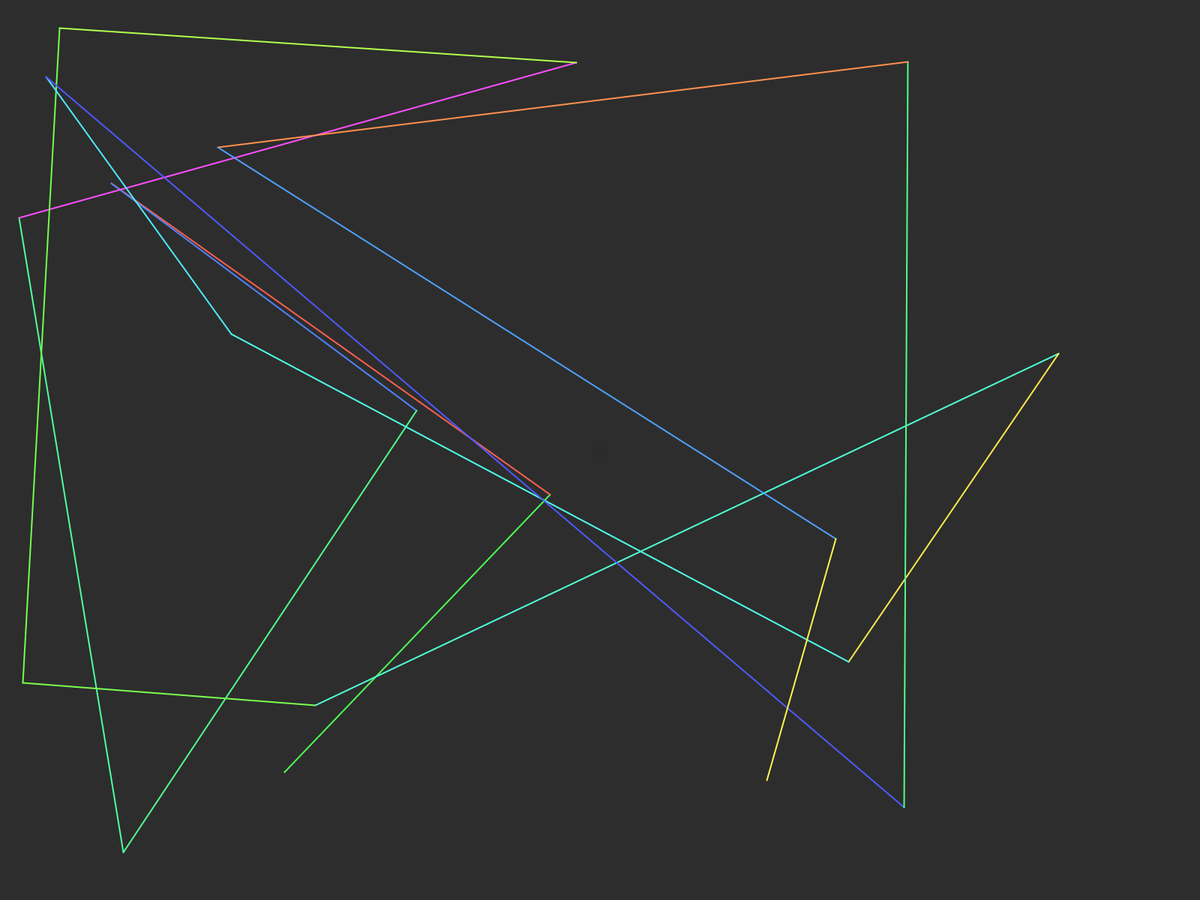
Frame 1 (no input)
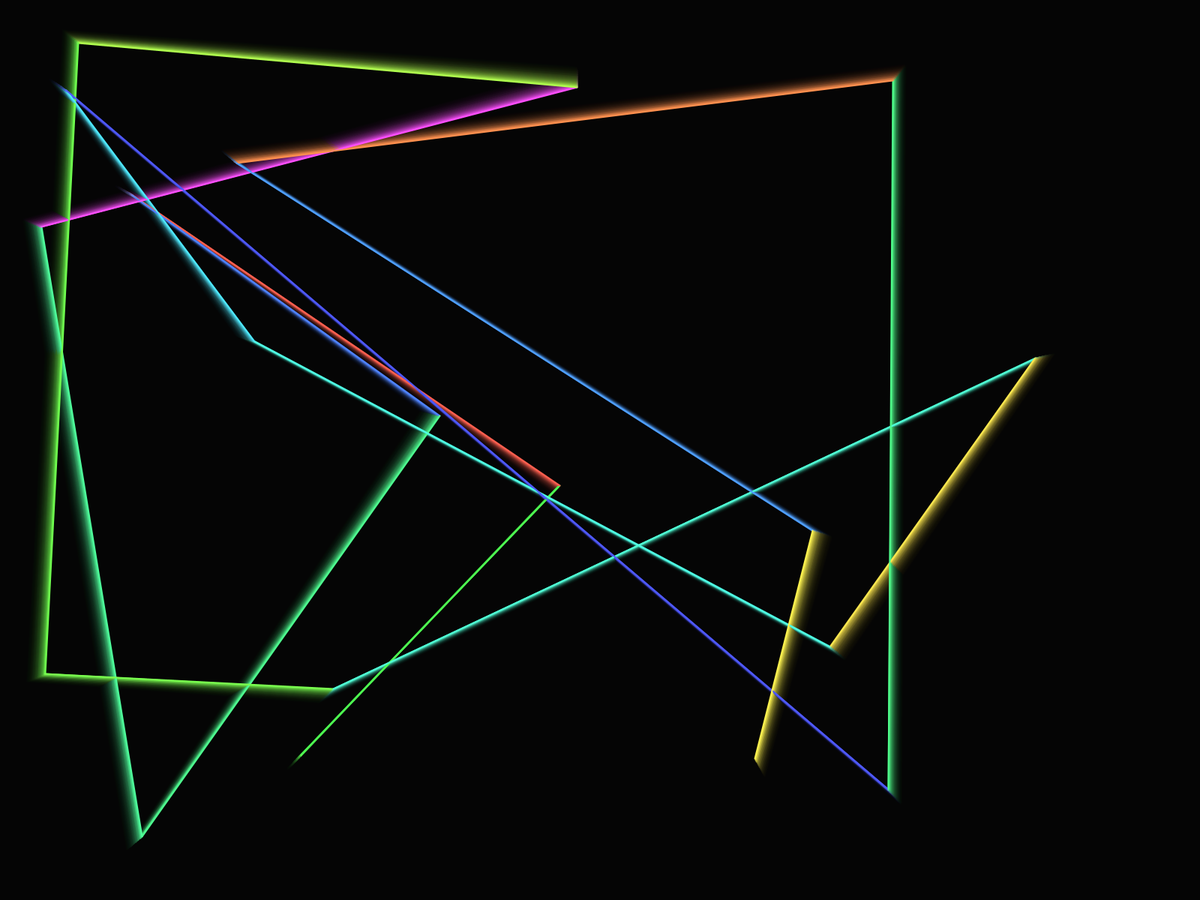
Frame 60 (the mouse pressed at the canvas centre just before this capture)
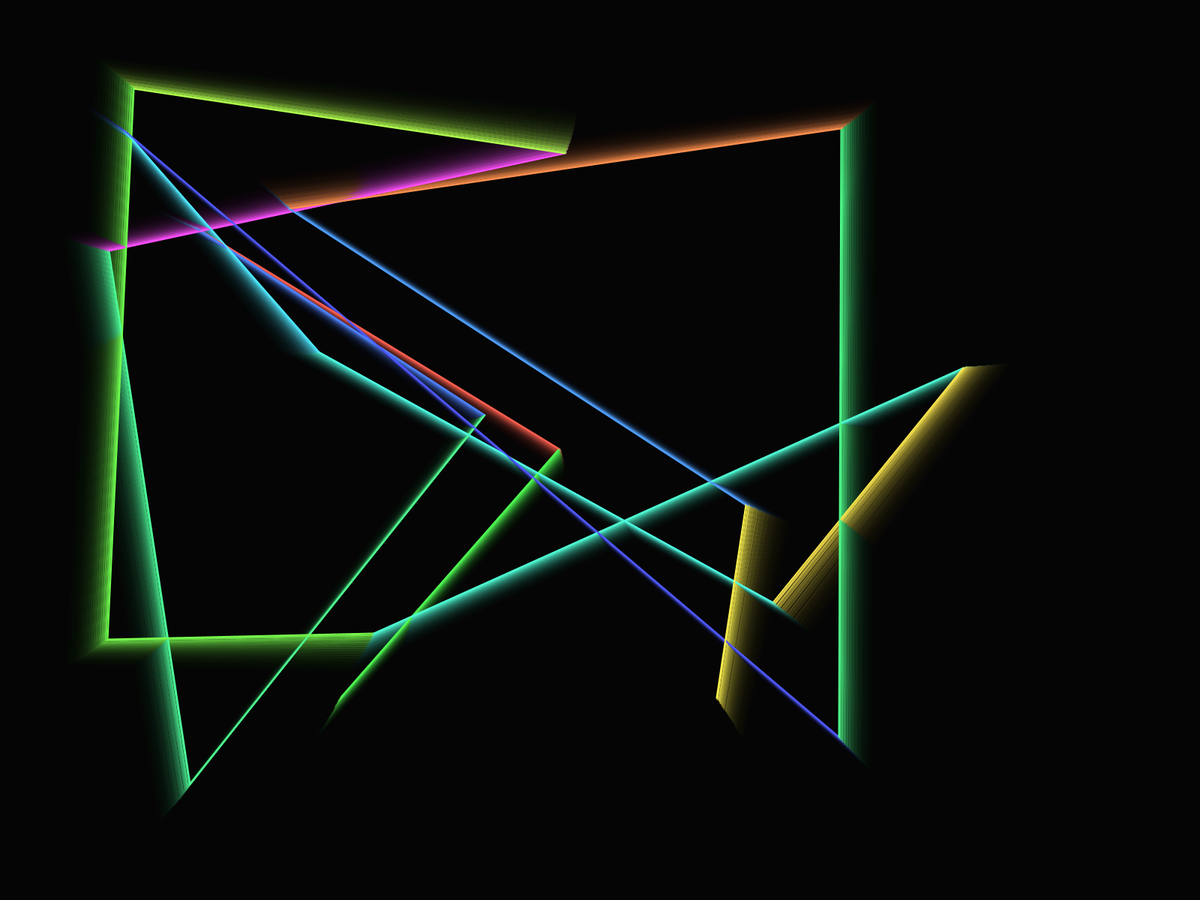
Frame 120 (the mouse held since frame 60 and released just before this capture)

The Processing sketch that drew these frames (run headless with seeded random() and noise(); from frame 60 on, the mouse is pressed at the canvas centre):

// Processing sketch: attractor_art
// ── attractor_art.pde
Attractor att;
Mover[] m = new Mover[20];

float time;
int timer;

void setup() {
  //size(900,900);
  fullScreen();
  background(50);
  
  att = new Attractor();
  
  for(int i = 0; i < m.length; i++) {
    m[i] = new Mover();
  }
  
  time = 0;
  timer = 1;
}

void draw() {
  bg();
  
  for(int i = 1; i < m.length; i++) {
    m[i].applyForce(att.attraction(1,m[i]));
    //m[i].update();
    if(i > 1){
      m[i].update(m[i-1]);
    } else { m[i].update(); }
    m[i].edge(4);
    //m[i].displayC();
    m[i].displayL();
  }
  
  att.applyForce(att.perlin(time));
  att.update();
  //att.rJump(timer);
  att.edge(4);
  att.display();
  
  time += 0.1;
  timer ++;
  
}

void bg() {
  push();
  noStroke();
  fill(0,25);
  rect(0,0,width,height);
  pop();
}

// ── Attractor.pde
class Attractor {
  
  PVector location;
  PVector velocity;
  PVector acceleration;
  
  float mass;
  float maxSpeed;
  
  Attractor() {
    location = new PVector(width/2,height/2);
    velocity = new PVector();
    acceleration = new PVector();
    
    mass = 100;
    maxSpeed = 10;
  }
  
  void display() {
    push();
    noStroke();
    fill(0,10);
    circle(location.x,location.y,25);
    pop();
  }
  
  void update() {
    velocity.add(acceleration);
    velocity.limit(maxSpeed);
    location.add(velocity);
    acceleration.mult(0);
  }
  
  void rJump(float time) {
    if((time%560) == 0) {
      println(time, time%120);
      location.set(random(width),random(height));
    }
  }
  
  void applyForce(PVector force) {
    PVector a = PVector.div(force,mass);
    acceleration.add(force);
  }
  
  PVector perlin(float time) {
    PVector force = new PVector(map(noise(time),0,1,-1,1),map(noise(time+1000),0,1,-1,1));
    return force;
  }
  
  PVector attraction(float g, Mover m) {
    PVector force =  PVector.sub(location,m.location);
    float distance = force.mag();
    distance = constrain(distance,mass,75);
    force.normalize();
    float strength = (g * m.mass * mass)/(distance * distance);
    
    return force.mult(strength);
  }
  
  void edge(int i) {
    switch(i) {
      default:
        if(location.x < 0) {
          location.x = width;
        } else if(location.x > width) {
          location.x = 0;
        }
        
        if(location.y < 0) {
          location.y = height;
        } else if(location.y > height) {
          location.y = 0;
        }
      case 2:
        if(location.x < 0) {
          location.x = 0;
        } else if(location.x > width) {
          location.x = width;
        }
        
        if(location.y < 0) {
          location.y = 0;
        } else if(location.y > height) {
          location.y = height;
        }
      case 3:
        if(location.x < 0) {
          location.x = 0;
          velocity.mult(-1);
        } else if(location.x > width) {
          location.x = width;
          velocity.mult(-1);
        }
        
        if(location.y < 0) {
          location.y = 0;
          velocity.mult(-1);
        } else if(location.y > height) {
          location.y = height;
          velocity.mult(-1);
        }
        case 4:
        if(location.x < 0) {
          location.x = random(width);
          velocity.mult(0);
        } else if(location.x > width) {
          location.x = random(width);
          velocity.mult(0);
        }
        
        if(location.y < 0) {
          location.y = random(height);
          velocity.mult(0);
        } else if(location.y > height) {
          location.y = random(height);
          velocity.mult(0);
        }
    }
  }
}

// ── Mover.pde
class Mover {
  
  PVector location;
  PVector prevLocation;
  PVector velocity;
  PVector acceleration;
  
  float mass;
  float size;
  float maxSpeed;
  float hue;
  
  Mover() {
    location = new PVector(random(width),random(height));
    prevLocation = new PVector();
    prevLocation.add(location);
    velocity = new PVector();
    acceleration = new PVector();
    
    mass = 10;
    size = 2;
    maxSpeed = 2;
    hue = random(255);
    
    colorMode(HSB);
    
  }
  
  void displayC() {
    push();
    noStroke();
    fill(hue,0,255,25);
    circle(location.x,location.y,size);
    pop();
  }
  
  void displayL() {
    push();
    noFill();
    stroke(hue,175,255,255);
    strokeWeight(size);
    line(prevLocation.x,prevLocation.y,location.x,location.y);
    pop();
  }
  
  void update(Mover m) {
    velocity.add(acceleration);
    velocity.limit(maxSpeed);
    prevLocation.set(m.location);
    location.add(velocity);
    acceleration.mult(0);
  }
  
  void update() {
    velocity.add(acceleration);
    velocity.limit(maxSpeed);
    prevLocation.set(location);
    location.add(velocity);
    acceleration.mult(0);
  }
  
  void applyForce(PVector force) {
    PVector a = PVector.div(force,mass);
    acceleration.add(a);
  }
  
  void edge(int i) {
    switch(i) {
      default:
        if(location.x < 0) {
          location.x = width;
        } else if(location.x > width) {
          location.x = 0;
        }
        
        if(location.y < 0) {
          location.y = height;
        } else if(location.y > height) {
          location.y = 0;
        }
      case 2:
        if(location.x < 0) {
          location.x = 0;
        } else if(location.x > width) {
          location.x = width;
        }
        
        if(location.y < 0) {
          location.y = 0;
        } else if(location.y > height) {
          location.y = height;
        }
      case 3:
        if(location.x < 0) {
          location.x = 0;
          velocity.mult(-1);
        } else if(location.x > width) {
          location.x = width;
          velocity.mult(-1);
        }
        
        if(location.y < 0) {
          location.y = 0;
          velocity.mult(-1);
        } else if(location.y > height) {
          location.y = height;
          velocity.mult(-1);
        }
        case 4:
        if(location.x < 0) {
          location.x = random(width);
          location.y = random(height);
          prevLocation.x = location.x;
          prevLocation.y = location.y;
          velocity.mult(0);
        } else if(location.x > width) {
          location.x = random(width);
          location.y = random(height);
          prevLocation.x = location.x;
          prevLocation.y = location.y;
          velocity.mult(0);
        }
        
        if(location.y < 0) {
          location.x = random(width);
          location.y = random(height);
          prevLocation.x = location.x;
          prevLocation.y = location.y;
          velocity.mult(0);
        } else if(location.y > height) {
          location.x = random(width);
          location.y = random(height);
          prevLocation.x = location.x;
          prevLocation.y = location.y;
          velocity.mult(0);
        }
    }
  }
  
}
